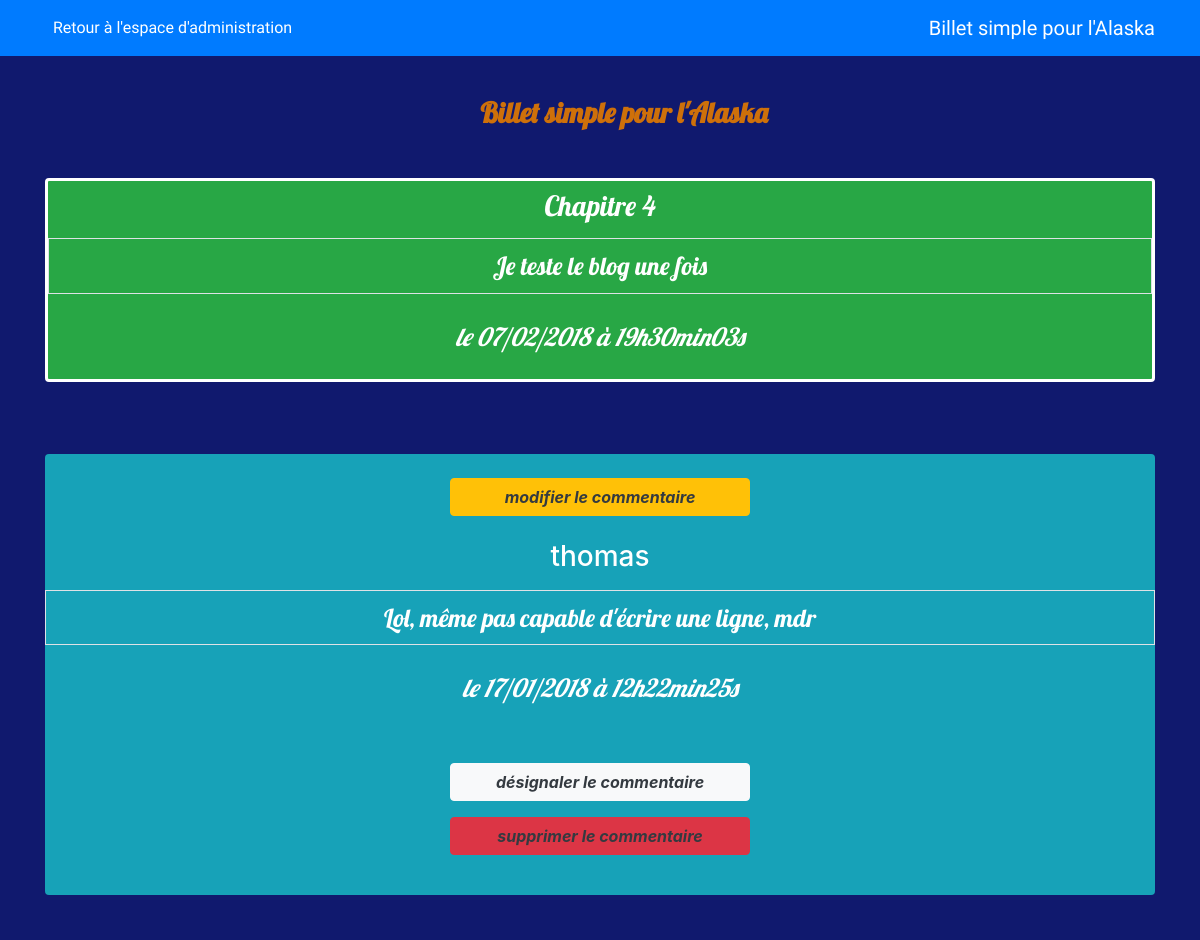
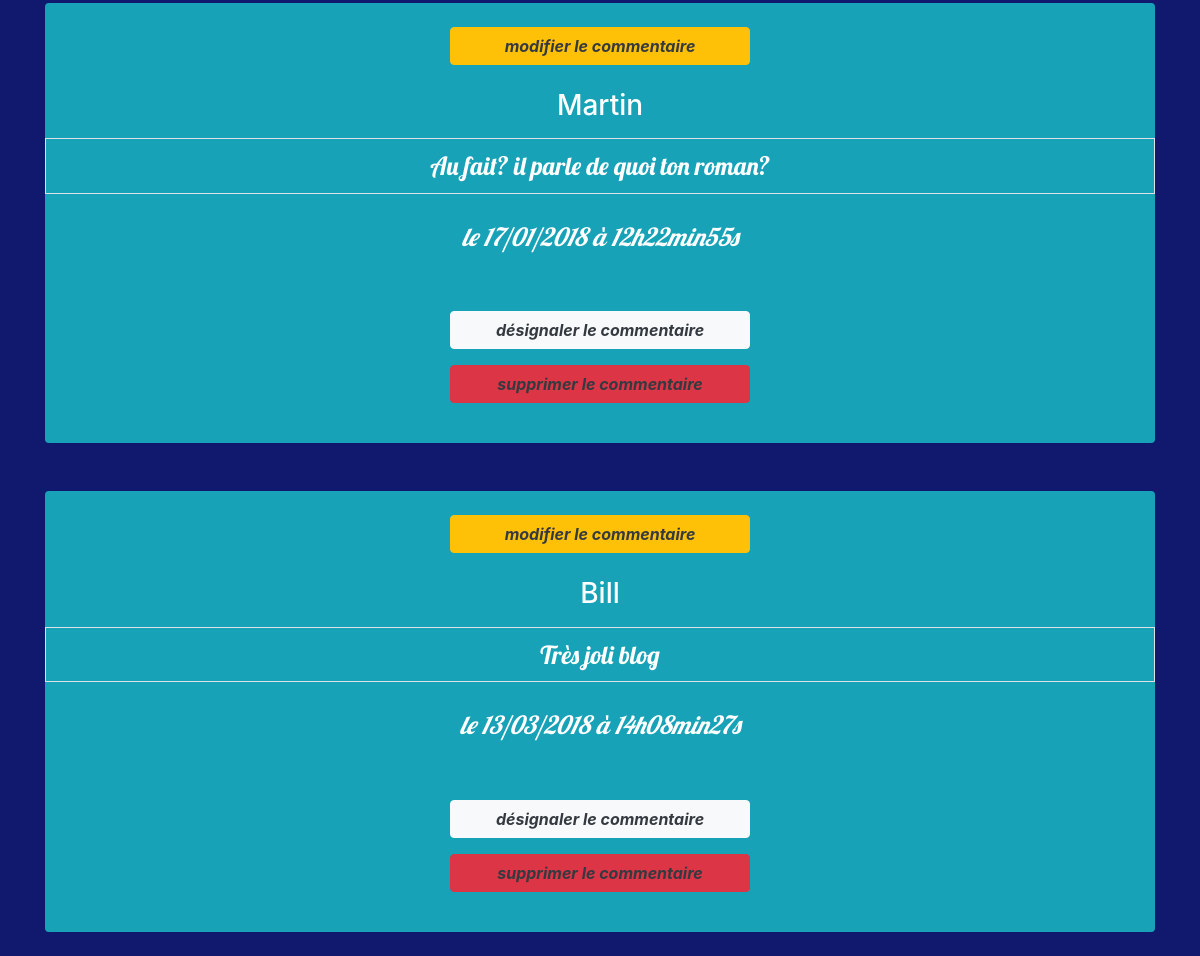
The page /index.php?action=commentPannel&id=4 on the database its author committed (2 pictures, top to bottom).
### tables this page shows
CREATE TABLE `posts` (
  `id` int(11) NOT NULL,
  `title` varchar(255) NOT NULL,
  `content` text NOT NULL,
  `creation_date` datetime NOT NULL
);

CREATE TABLE `comments` (
  `id` int(11) NOT NULL,
  `post_id` int(11) NOT NULL,
  `author` varchar(255) NOT NULL,
  `comment` text NOT NULL,
  `comment_date` datetime NOT NULL,
  `report_comment` int(11) DEFAULT NULL
);

### controller/frontend.php (called while the page is built, shortened)
<?php
require_once('model/PostManager.php');
require_once('model/AdminManager.php');
function commentPannel()
{
    $postManager = new \OpenClassrooms\Blog\Model\PostManager();
    $post = $postManager->getPost($_GET['id']);
    $adminManager = new \OpenClassrooms\Blog\Model\AdminManager();
    $comments = $adminManager->selectComments($_GET['id']);
    require('view/frontend/commentView.php');
}

### model/PostManager.php (called while the page is built, shortened)
<?php
    class PostManager extends Manager
    {
        public function getPost($postId)
        {
            $db = $this->dbConnect();
            $req = $db->prepare('SELECT id, title, content, DATE_FORMAT(creation_date, \'%d/%m/%Y à %Hh%imin%ss\') AS creation_date_fr FROM posts WHERE id = ?');
            $req->execute(array($postId));
            $post = $req->fetch();
            return $post;
        }
    }

### model/AdminManager.php (called while the page is built, shortened)
<?php
    class AdminManager extends Manager
    {
        public function selectComments($commentId)
        {
            $db = $this->dbConnect();
            $comments = $db->prepare('SELECT id, post_id, author, comment, DATE_FORMAT(comment_date, \'%d/%m/%Y à %Hh%imin%ss\') AS comment_date_fr, report_comment FROM comments WHERE post_id = ? ORDER BY report_comment DESC LIMIT 0, 5');
            $comments->execute(array($commentId));
            return $comments;
        }
    }

### view/frontend/commentView.php (the view, shortened to what this page needs)
<nav class="navbar navbar-expand-lg navbar-dark bg-primary fixed-top mb-5">
    <div class="container">
        <a class="navbar-brand order-1 mr-0" href="index.php" >Billet simple pour l'Alaska</a>
        <div class="collapse navbar-collapse" id="navbarNavAltMarkup">
            <div class="navbar-nav">
                <a class="nav-item nav-link text-white" href="index.php?action=admin">Retour à l'espace d'administration</a>
            </div>
        </div>
    </div>
</nav>
<div class="container">
    <div class="row">
        <div class="col-sm-12 my-5">
            <h3 class="my-5 pl-5 text-center">Billet simple pour l'Alaska</h3>
            <div class="bg-success rounded">
                <h3 class="text-center text-white chapitre py-2">
                    <?= htmlspecialchars($post['title']) ?>
                </h3>
                <p class="text-white text-center py-2 border">
                    <?= nl2br(htmlspecialchars($post['content'])) ?>
                </p>
                <p class="text-white text-center py-2">
                    <em>le <?= $post['creation_date_fr'] ?></em>
                </p>
            </div>
        </div>
    </div>
</div>
<?php
    while ($comment = $comments->fetch())
    {
?>
<div class="container">
    <div class="row">
        <div class="col-sm-12">
            <div class="bg-info rounded my-4 text-white">
                <br/>
                <a href="index.php?action=changeComment&amp;id=<?= $comment['id'] ?>" class="btn btn-warning mx-auto d-flex justify-content-center mb-3 font-weight-bold font-italic text-dark" style="width: 300px;">modifier le commentaire</a>
                <h3 class="text-center text-white chapitre py-2"><?= htmlspecialchars($comment['author']) ?></h3>
                <p class="text-white text-center py-2 border"><?= nl2br(htmlspecialchars($comment['comment'])) ?></p>
                <p class="text-white text-center py-2"><em>le <?= $comment['comment_date_fr'] ?></em></p>
                <p class="text-white text-center py-2"></p>
                <a href="index.php?action=unreportComment&amp;id=<?= $comment['id'] ?>" class="btn btn-light mx-auto d-flex justify-content-center mb-3 font-weight-bold font-italic text-dark" style="width: 300px;">désignaler le commentaire</a>
                <a href="index.php?action=delComment&amp;id=<?= $comment['id'] ?>" class="btn btn-danger mx-auto d-flex justify-content-center mb-3 font-weight-bold font-italic text-dark" style="width: 300px;">supprimer le commentaire</a>
                <br/>
            </div>
        </div>
    </div>
</div>
<?php
    }
?>
<?php require('template.php'); ?>

### public/css/template.css (style rules this page uses)
body { background-color: #10196E; }
a.nav-item.nav-link.text-white, a.navbar-brand.order-1.mr-0 { font-family: 'Rammetto One', cursive; }
h1.display-5.my-5, h3.my-5, h3.text-center.billet { margin-top: 30px; color: #CE700A; font-weight: bold; font-family: 'Lobster', cursive; }
div.bg-success.rounded { border: 3px solid #fff; font-family: 'Lobster', cursive; }
p.text-white.text-center { font-family: 'Lobster', cursive; font-size: 25px; }
h3.text-center.text-white.chapitre, { font-family: 'Lobster', cursive; font-size: 25px; font-weight: bold; border: 2px solid #fff; }

### rows shown on the page
posts: title "Chapitre 4", content "Je teste le blog une fois"
comments: author "thomas", comment "Lol, même pas capable d'écrire une ligne, mdr", comment_date_fr "17/01/2018 à 12h22min25s"
comments: author "Martin", comment "Au fait? il parle de quoi ton roman?", comment_date_fr "17/01/2018 à 12h22min55s"
comments: author "Bill", comment "Très joli blog", comment_date_fr "13/03/2018 à 14h08min27s"

### other values the page prints
$post['creation_date_fr'] "07/02/2018 à 19h30min03s"
